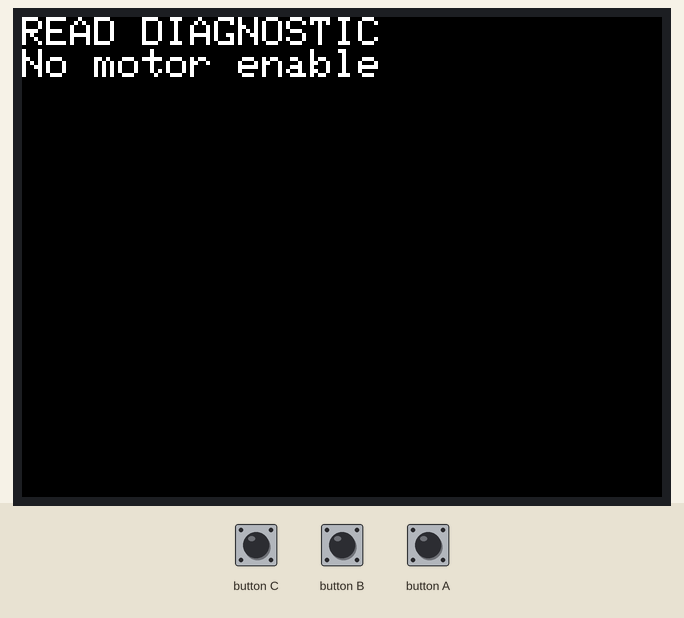
Simulated run of this sketch. Board: ESP32. Parts: 320×240 colour display. No CAN messages arrive unless stated; what the sketch prints to the serial monitor is not drawn.

Above: at 0.3 s.

The sketch:

WatchdogDiagnostic.ino
```cpp
#include <Arduino.h>
#include <M5Unified.h>
#include <driver/twai.h>
#include <cstring>

constexpr uint8_t MOTOR = 1, HOST = 126;
static bool ready = false, finished = false;

void transaction(uint8_t type, const uint8_t* payload);
void probe(uint16_t index);

void transaction(uint8_t type, const uint8_t* payload) {
    twai_message_t incoming;
    for (int i = 0; i < 64 && twai_receive(&incoming, 0) == ESP_OK; ++i) {}
    twai_message_t request = {};
    request.identifier = (uint32_t(type) << 24) | (uint32_t(HOST) << 8) | MOTOR;
    request.extd = 1; request.ss = 1; request.data_length_code = 8;
    if (payload) memcpy(request.data, payload, 8);
    const esp_err_t result = twai_transmit(&request, pdMS_TO_TICKS(10));
    Serial.printf("TX type=%u: %s\n", unsigned(type), esp_err_to_name(result));
    const uint32_t began = millis();
    bool received = false;
    while (uint32_t(millis() - began) < 300) {
        M5.update();
        for (int i = 0; i < 16 && twai_receive(&incoming, 0) == ESP_OK; ++i) {
            received = true;
            Serial.printf("RX id=%08lX ext=%u rtr=%u dlc=%u data=",
                (unsigned long)incoming.identifier, unsigned(incoming.extd),
                unsigned(incoming.rtr), unsigned(incoming.data_length_code));
            if (!incoming.rtr) {
                for (int b = 0; b < incoming.data_length_code && b < 8; ++b)
                    Serial.printf("%02X", incoming.data[b]);
            }
            Serial.println();
            if (!incoming.extd || incoming.rtr || incoming.data_length_code != 8) continue;
            const uint8_t kind = incoming.identifier >> 24;
            const bool fromMotor = ((incoming.identifier >> 8) & 255) == MOTOR;
            if (kind == 0x11 && fromMotor && (incoming.identifier & 255) == HOST) {
                const uint16_t index = uint16_t(incoming.data[0]) | (uint16_t(incoming.data[1]) << 8);
                const uint8_t status = (incoming.identifier >> 16) & 255;
                const uint32_t bits = uint32_t(incoming.data[4]) | (uint32_t(incoming.data[5]) << 8) |
                    (uint32_t(incoming.data[6]) << 16) | (uint32_t(incoming.data[7]) << 24);
                Serial.printf("READ index=0x%04X status=%u raw=0x%08lX uint32=%lu\n",
                    index, unsigned(status), (unsigned long)bits, (unsigned long)bits);
            }
            if (kind == 2 && fromMotor && incoming.data[0] == 0 &&
                incoming.data[1] == 0xC4 && incoming.data[2] == 0x56) {
                Serial.printf("VERSION bytes=%02X.%02X.%02X.%02X (raw, interpretation firmware-dependent)\n",
                    incoming.data[3], incoming.data[4], incoming.data[5], incoming.data[6]);
            }
        }
        delay(1);
    }
    if (!received) Serial.println("No received frames in this 300 ms window.");
}

void probe(uint16_t index) {
    Serial.printf("\nPROBE read 0x%04X\n", index);
    uint8_t payload[8] = {uint8_t(index), uint8_t(index >> 8), 0, 0, 0, 0, 0, 0};
    transaction(0x11, payload);
}

void setup() {
    auto cfg = M5.config(); M5.begin(cfg); Serial.begin(115200);
    M5.Display.setRotation(1); M5.Display.setTextSize(2);
    M5.Display.fillScreen(TFT_BLACK); M5.Display.setCursor(0, 0);
    M5.Display.println("READ DIAGNOSTIC\nNo motor enable");
    twai_general_config_t config = TWAI_GENERAL_CONFIG_DEFAULT(GPIO_NUM_32, GPIO_NUM_33, TWAI_MODE_NORMAL);
    config.rx_queue_len = 32; config.tx_queue_len = 1;
    twai_timing_config_t timing = TWAI_TIMING_CONFIG_1MBITS();
    twai_filter_config_t filter = TWAI_FILTER_CONFIG_ACCEPT_ALL();
    esp_err_t result = twai_driver_install(&config, &timing, &filter);
    if (result == ESP_OK) result = twai_start();
    ready = result == ESP_OK;
    Serial.printf("CAN: %s. Diagnostics start in 3 seconds.\n", esp_err_to_name(result));
}

void loop() {
    M5.update();
    if (ready && !finished && millis() >= 3000) {
        finished = true;
        Serial.println("STOP request (no fault clearing)");
        transaction(4, nullptr);
        Serial.println("\nFirmware version request");
        uint8_t version[8] = {0, 0xC4, 0, 0, 0, 0, 0, 0};
        transaction(4, version);
        probe(0x7028);
        probe(0x200C);
        Serial.println("\nDONE. No enable or parameter-write commands were sent.");
    }
    delay(1);
}
```
